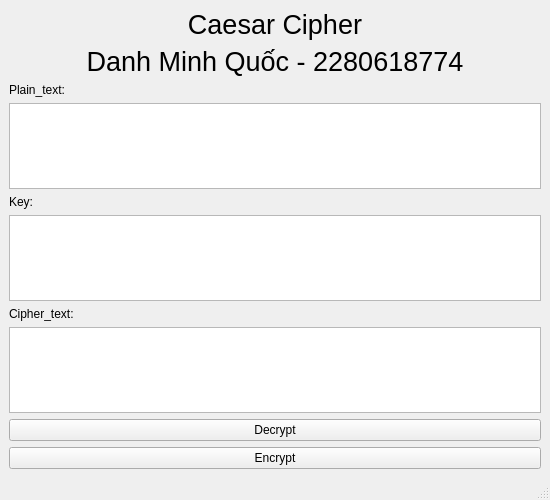
<?xml version="1.0" encoding="UTF-8"?>
<ui version="4.0">
 <class>CaesarCipher</class>
 <widget class="QMainWindow" name="CaesarCipher">
  <property name="geometry">
   <rect>
    <x>0</x>
    <y>0</y>
    <width>550</width>
    <height>500</height>
   </rect>
  </property>
  <property name="windowTitle">
   <string>MainWindow</string>
  </property>
  <widget class="QWidget" name="centralwidget">
   <layout class="QVBoxLayout" name="verticalLayout">
    <item>
     <widget class="QLabel" name="CaecarCipher">
      <property name="font">
       <font>
        <pointsize>20</pointsize>
       </font>
      </property>
      <property name="text">
       <string>Caesar Cipher</string>
      </property>
      <property name="alignment">
       <set>Qt::AlignCenter</set>
      </property>
     </widget>
    </item>
    <item>
     <widget class="QLabel" name="TTCN">
      <property name="font">
       <font>
        <pointsize>20</pointsize>
       </font>
      </property>
      <property name="text">
       <string>Danh Minh Quốc - 2280618774</string>
      </property>
      <property name="alignment">
       <set>Qt::AlignCenter</set>
      </property>
     </widget>
    </item>
    <item>
     <widget class="QLabel" name="PlainText">
      <property name="text">
       <string>Plain_text:</string>
      </property>
     </widget>
    </item>
    <item>
     <widget class="QPlainTextEdit" name="plaintext_txt"/>
    </item>
    <item>
     <widget class="QLabel" name="Key">
      <property name="text">
       <string>Key:</string>
      </property>
     </widget>
    </item>
    <item>
     <widget class="QPlainTextEdit" name="key_txt"/>
    </item>
    <item>
     <widget class="QLabel" name="CipherText">
      <property name="text">
       <string>Cipher_text:</string>
      </property>
      <property name="textFormat">
       <enum>Qt::AutoText</enum>
      </property>
     </widget>
    </item>
    <item>
     <widget class="QPlainTextEdit" name="ciphertext_txt"/>
    </item>
    <item>
     <widget class="QPushButton" name="decrypt_btn">
      <property name="text">
       <string>Decrypt</string>
      </property>
     </widget>
    </item>
    <item>
     <widget class="QPushButton" name="encrypt_btn">
      <property name="text">
       <string>Encrypt</string>
      </property>
     </widget>
    </item>
   </layout>
  </widget>
  <widget class="QMenuBar" name="menubar">
   <property name="geometry">
    <rect>
     <x>0</x>
     <y>0</y>
     <width>550</width>
     <height>22</height>
    </rect>
   </property>
  </widget>
  <widget class="QStatusBar" name="statusbar"/>
 </widget>
 <resources/>
 <connections/>
</ui>
